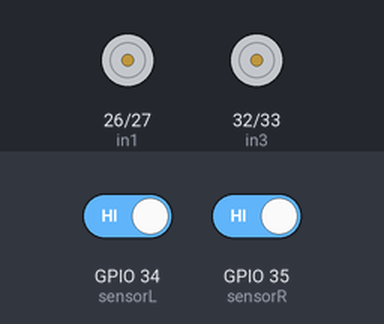
A sketch run on a simulated ESP32. Shown: motor-driver pin pairs drawn as motors (green arrow = first pin HIGH = forward, orange = second pin HIGH = backward, longer = more drive). The inputs (shaded band) are chosen by the test bench; at power-on: GPIO 34 (sensorL) HIGH, GPIO 35 (sensorR) HIGH.

Above: at 1.2 s.
1.3 s: GPIO 34 (sensorL) driven LOW
At 2.1 s:
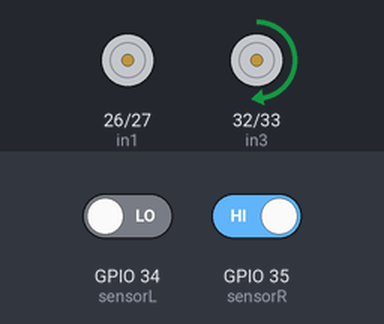
2.8 s: GPIO 35 (sensorR) driven LOW
At 3.2 s:
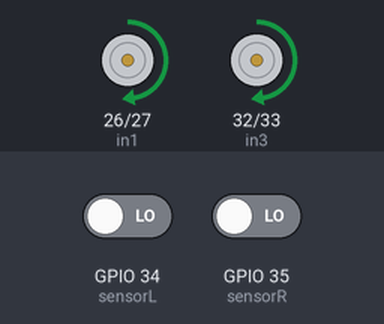
4.3 s: GPIO 34 (sensorL) driven HIGH
At 5.5 s:
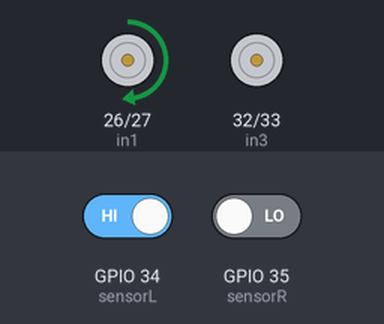
Timing chart, 0 to 7.3 s (numbered marks = the images above; inputs shaded):
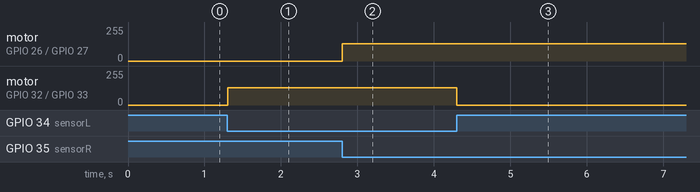

The sketch:

ESPlinefollower_robogenesis.ino
```cpp
//this is the basic starter line following code, extremely simple.
// Speed ranges from 0 (Stop) to 255 (Full Speed)
const int MOTOR_SPEED = 128;

// Motor A (Left)
const int in1 = 26;
const int in2 = 27;

// Motor B (Right)
const int in3 = 32;
const int in4 = 33;

// Sensors
const int sensorL = 34;
const int sensorR = 35;

//PWM SETTINGS
const int freq = 1000;
const int resolution = 8; // 8-bit resolution (0-255)

void setup() {


  ledcAttach(in1, freq, resolution);
  ledcAttach(in3, freq, resolution);

  pinMode(in2, OUTPUT);
  pinMode(in4, OUTPUT);

  // Sensors
  pinMode(sensorL, INPUT);
  pinMode(sensorR, INPUT);

  Serial.begin(115200);
}

void loop() {
  int leftVal = digitalRead(sensorL);
  int rightVal = digitalRead(sensorR);

  // DEBUG: Uncomment to see what your sensors are seeing
  // Serial.print(leftVal); Serial.print(" - "); Serial.println(rightVal);

  // LOGIC: LOW (0) means Line Detected
  if (leftVal == LOW && rightVal == LOW) {
    moveForward();
  } else if (leftVal == LOW && rightVal == HIGH) {
    turnLeft();
  } else if (leftVal == HIGH && rightVal == LOW) {
    turnRight();
  } else {
    stopMotors();
  }
  delay(10);
}

//\MOVEMENT FUNCTIONS

void moveForward() {

  ledcWrite(in1, MOTOR_SPEED);
  ledcWrite(in3, MOTOR_SPEED);

  digitalWrite(in2, LOW);
  digitalWrite(in4, LOW);
}

void turnLeft() {
  // Stop Left
  ledcWrite(in1, 0);
  digitalWrite(in2, LOW);

  // Run Right
  ledcWrite(in3, MOTOR_SPEED);
  digitalWrite(in4, LOW);
}

void turnRight() {

  ledcWrite(in1, MOTOR_SPEED);
  digitalWrite(in2, LOW);


  ledcWrite(in3, 0);
  digitalWrite(in4, LOW);
}

void stopMotors() {
  ledcWrite(in1, 0);
  ledcWrite(in3, 0);
  digitalWrite(in2, LOW);
  digitalWrite(in4, LOW);
}
```

Measured:
- after the input at 1.3 s, motor on GPIO 32 (in3) / GPIO 33 (in4): stopped → forward 128/255 at once
- after the input at 2.8 s, motor on GPIO 26 (in1) / GPIO 27 (in2): stopped → forward 128/255 at once
- after the input at 4.3 s, motor on GPIO 32 (in3) / GPIO 33 (in4): forward 128/255 → stopped at once
